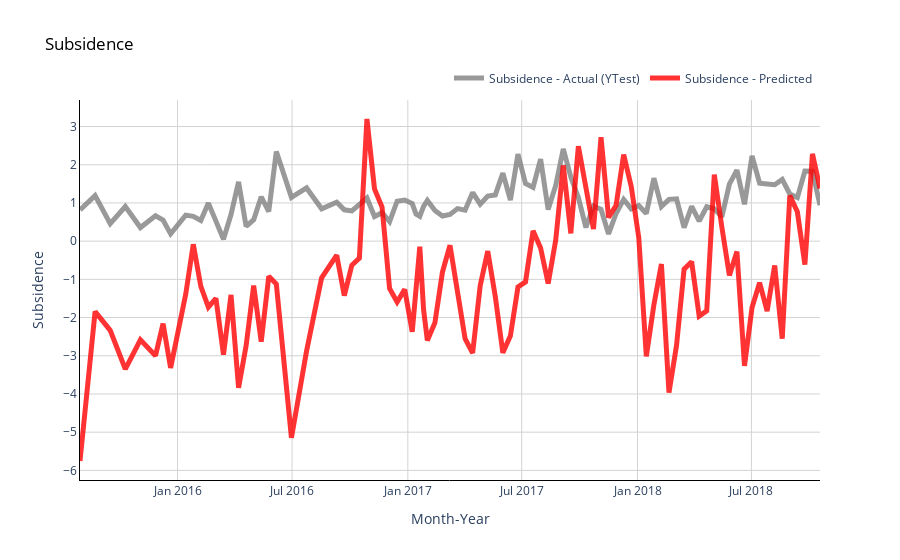

The code cell stored with this chart in its notebook:
### Code cell
# Plot (actual and predicted) for test (out of time) data
fig = go.Figure()

# #Trace for actual val
# fig.add_trace(go.Scatter(x=np.array(test.columns),
#                          y=np.array(test.values).flatten(),
#                          mode='lines',
#                          name='Subsidence - Actual (Test)',
#                          opacity=0.8,
#                          line=dict(color='black', width=1)
#                         ))
# fig.add_trace(go.Scatter(x=np.array(test.columns),
#                          y=e,
#                          mode='lines',
#                          name='Subsidence - Actual (YTrain)',
#                          opacity=0.8,
#                          line=dict(color='pink', width=1)
#                         ))

fig.add_trace(go.Scatter(x=np.array(test.columns[10:]),
                         y=c,
                         mode='lines',
                         name='Subsidence - Actual (YTest)',
                         opacity=0.8,
                         line=dict(color='grey', width=5)
                        ))


# Trace for predicted 
fig.add_trace(go.Scatter(x=np.array(test.columns[10:]),
                         y=z,
                         mode='lines',
                         name='Subsidence - Predicted ',
                         opacity=0.8,
                         line=dict(color='red', width=5)
                        ))

# Change chart background color
fig.update_layout(dict(plot_bgcolor = 'white'))

# Update axes lines
fig.update_xaxes(showgrid=True, gridwidth=1, gridcolor='lightgrey', 
                 zeroline=True, zerolinewidth=1, zerolinecolor='lightgrey', 
                 showline=True, linewidth=1, linecolor='black',
                 title='Month-Year'
                )

fig.update_yaxes(showgrid=True, gridwidth=1, gridcolor='lightgrey', 
                 zeroline=True, zerolinewidth=1, zerolinecolor='lightgrey', 
                 showline=True, linewidth=1, linecolor='black',
                 title='Subsidence'
                )

# Set figure title
fig.update_layout(title=dict(text="Subsidence", font=dict(color='black')),
                  legend=dict(orientation="h", yanchor="bottom", y=1.02, xanchor="right", x=1)
                 )
fig.show()
